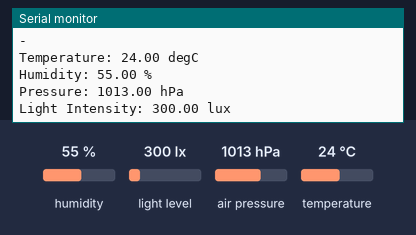
The sketch below on a simulated Arduino Uno, built with avr-gcc and run on an emulated ATmega328P. On the bench: the last lines printed to the serial monitor. Inputs (shaded band) come from the test bench; at power-on: humidity 55 %, light level 300 lx, air pressure 1013 hPa, temperature 24 °C.

Above: at 5.8 s.
5.9 s: humidity set to 22 %
At 10.7 s:
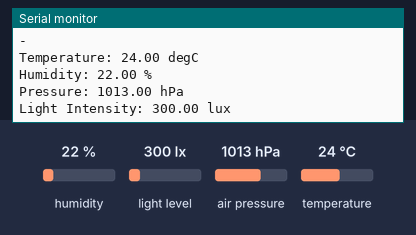
11.9 s: light level set to 40 lx
At 15.8 s:
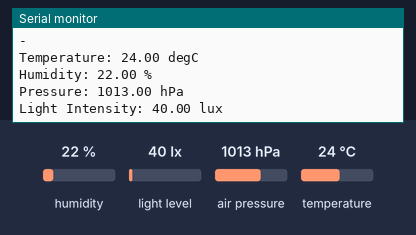
17.9 s: air pressure set to 952 hPa
At 20.9 s:
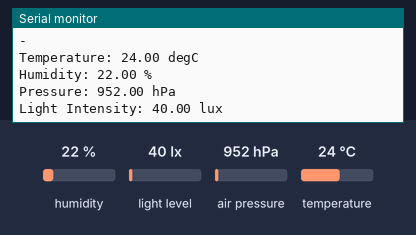
23.9 s: temperature set to 12 °C
29.9 s: humidity set to 40 %
At 31.0 s:
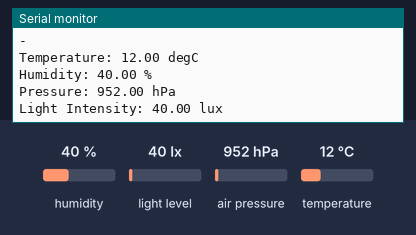
35.9 s: light level set to 500 lx
At 41.1 s:
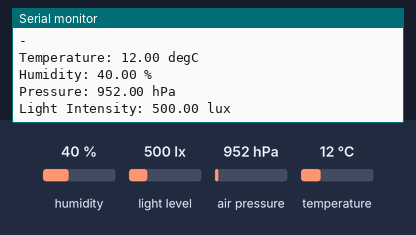
Timing chart, 0 to 42.6 s (numbered marks = the images above; inputs shaded):
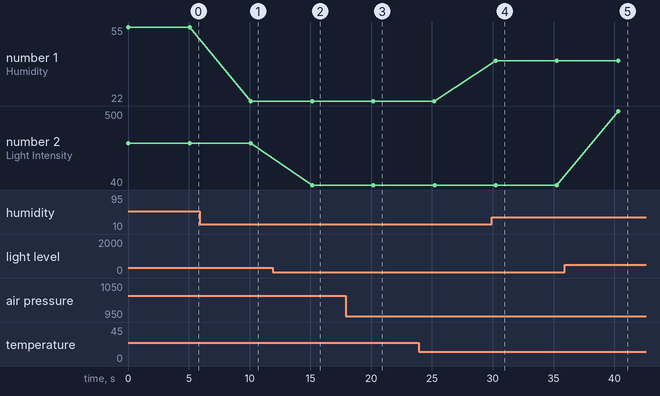

Measured:
- after the input at 5.9 s, the serial monitor: prints a new line after 4.2 s (image 1)
- after the input at 11.9 s, the serial monitor: prints a new line after 3.2 s (image 2)
- after the input at 17.9 s, the serial monitor: prints a new line after 2.3 s (image 3)
- after the input at 29.9 s, the serial monitor: prints a new line after 0.34 s (image 4)
- after the input at 35.9 s, the serial monitor: prints a new line after 4.4 s (image 5)
- plotted number 1: 55 → 22 after the input at 5.9 s
- plotted number 2: 300 → 40 after the input at 11.9 s, 40 → 500 after the input at 35.9 s

The sketch:

Lab01A.ino
```cpp
#include "Lab01A.h"

void setup() {
  //Start the serial monitor at 115200 baud
  Serial.begin(115200);

  //Create a sensor object that is passed into the getSensor method of the dht class
  //Only the dht sensor requires this
  sensor_t sensor;
  dht.temperature().getSensor(&sensor);
  dht.humidity().getSensor(&sensor);

  //Run the begin()method on each sensor to start communication
  dht.begin();
  bmp.begin();
  BH1750.begin(BH1750_TO_GROUND);

}

void loop() {

   //Polling the DHT and BMP sensor using events
   sensors_event_t dhtTempEvent, dhtHumEvent, bmpEvent;
   dht.temperature().getEvent(&dhtTempEvent);
   dht.humidity().getEvent(&dhtHumEvent);
   bmp.getEvent(&bmpEvent);

   //Polling the BH sensor
   BH1750.start();
   float lux=BH1750.getLux();

   //Printing sensor readings to serial monitor
   Serial.println("\n-");
   (!isnan(dhtTempEvent.temperature)) ? Serial.println("Temperature: " + String(dhtTempEvent.temperature) + " degC") : Serial.println("Temperature Sensor Disconnected");

   (!isnan(dhtHumEvent.relative_humidity)) ? Serial.println("Humidity: " + String(dhtHumEvent.relative_humidity) + " %") : Serial.println("Humidity Sensor Disconnected");

   (!isnan(bmpEvent.pressure)) ? Serial.println("Pressure: " + String(bmpEvent.pressure) + " hPa") : Serial.println("Pressure Sensor Disconnected");

   (!isnan(lux)) ? Serial.println("Light Intensity: " + String(lux) + " lux") : Serial.println("Lux Sensor Disconnected");

   delay(DELAY_BETWEEN_SAMPLES_MS);
}
```

Lab01A.h
```cpp
//DHT11 Libraries
#include <Adafruit_Sensor.h>
#include <DHT.h>
#include <DHT_U.h>

//BMP180 Libraries
#include <Wire.h>
#include <Adafruit_Sensor.h>
#include <Adafruit_BMP085_U.h>

//HP_BH1750 Libraries
#include <hp_BH1750.h>

//Macros
#define DHTPIN 14
#define DHTTYPE DHT11
#define DELAY_BETWEEN_SAMPLES_MS 5000

//Instantiate Sensor Objects
DHT_Unified dht(DHTPIN, DHTTYPE);
Adafruit_BMP085_Unified bmp = Adafruit_BMP085_Unified(10085);
hp_BH1750 BH1750;
```
